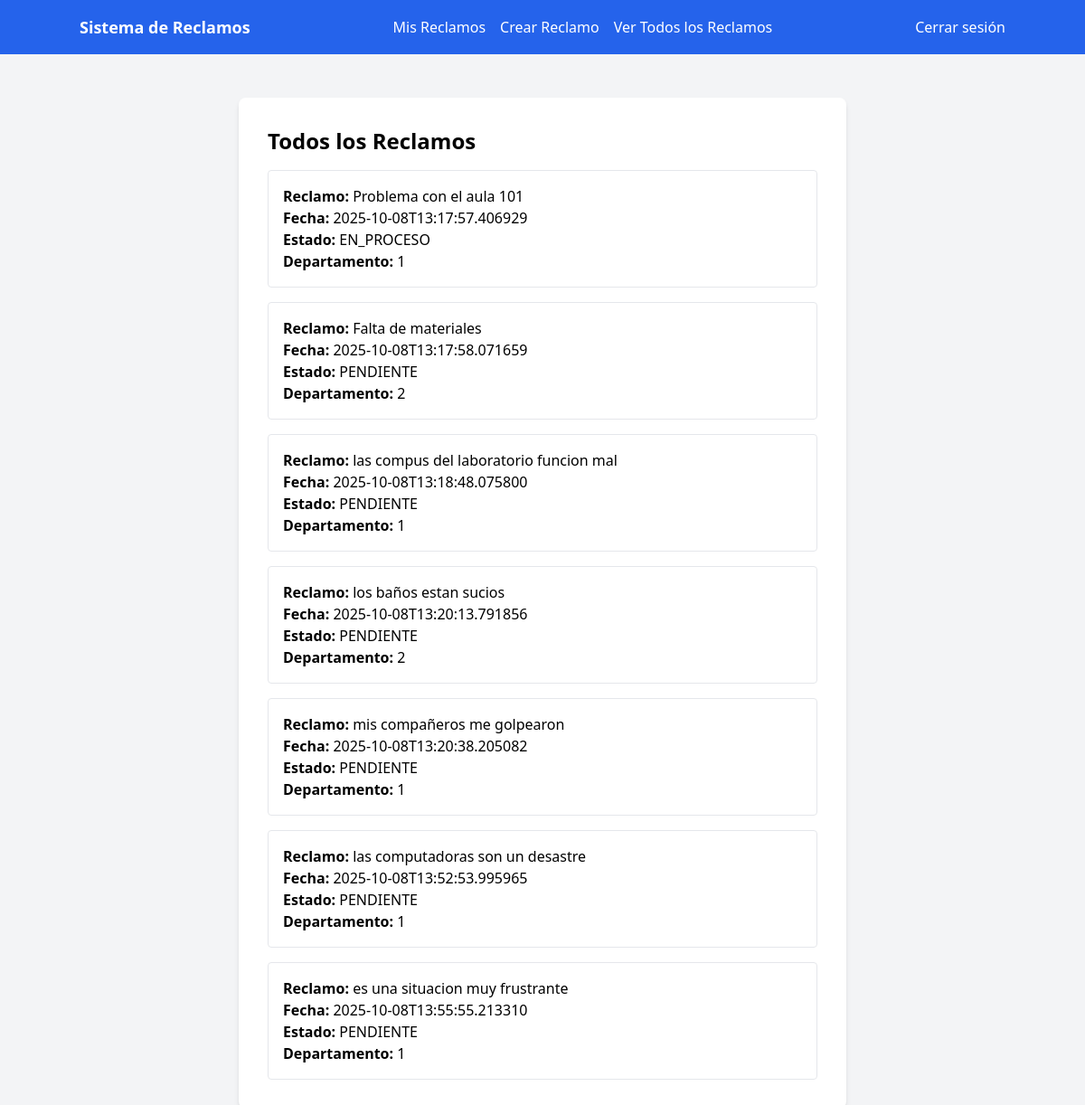
The page /todos_los_reclamos on the database as committed earlier.
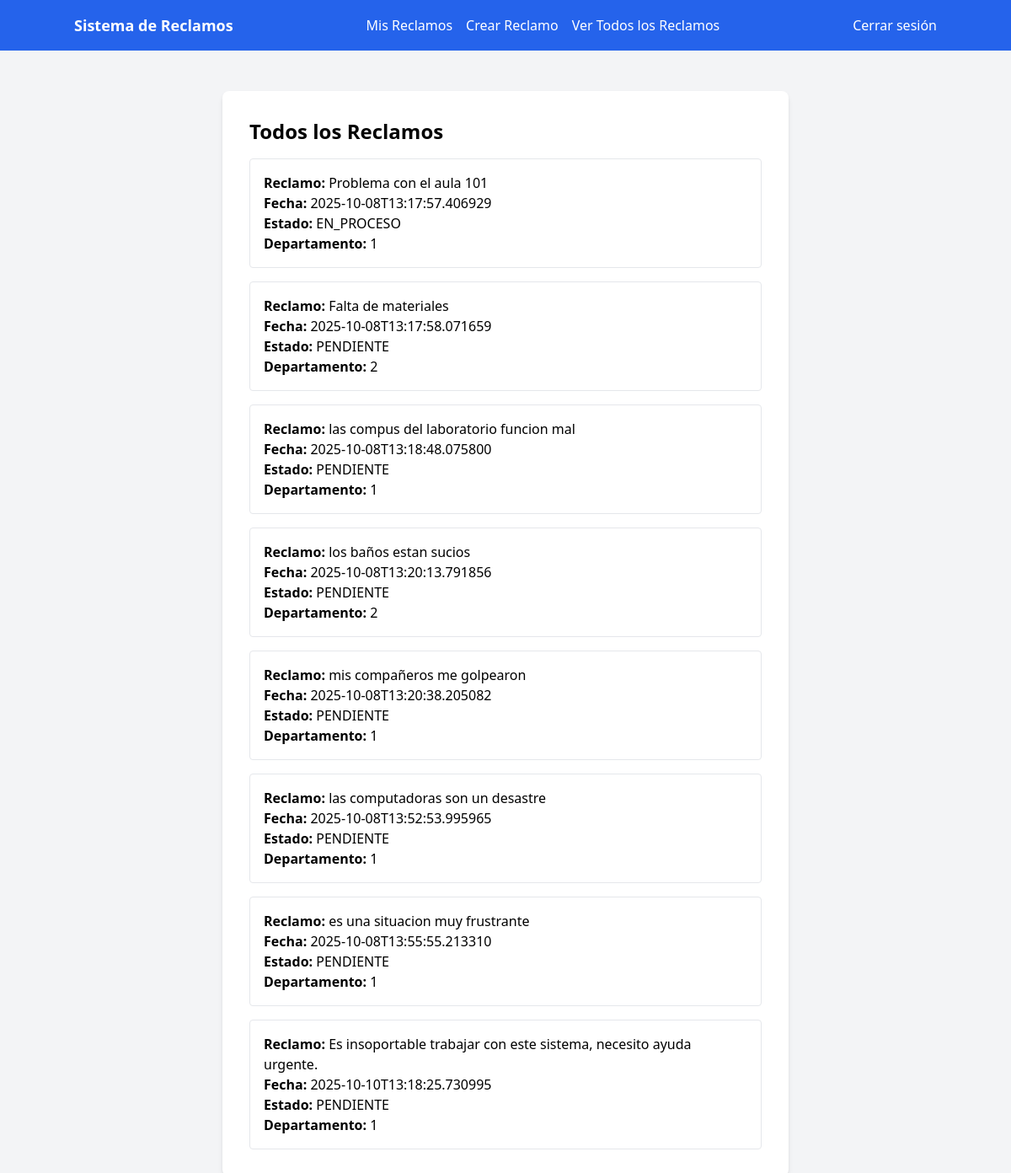
The same page on the database as committed later.
### modules/modelos/reclamoModel.py (models this page shows)
class ReclamoModel(Base):
    __tablename__ = 'reclamos'
    id = Column(Integer, primary_key=True, autoincrement=True)
    usuario_id = Column(Integer, ForeignKey('usuarios.id'), nullable=False, index=True)
    contenido = Column(String(1000), nullable=False)
    timestamp = Column(DateTime, nullable=False, default=func.now(), index=True)
    estado = Column(Enum(Estado), nullable=False, default=Estado.PENDIENTE)
    departamento_id = Column(Integer, ForeignKey('departamentos.id'), nullable=True, index=True)
    tiempo_resolucion = Column(Integer, nullable=True)
    usuario = relationship('UsuarioModel', back_populates='reclamos')
    departamento = relationship('DepartamentoModel', back_populates='reclamos')

### server.py (the view)
@app.route('/todos_los_reclamos')
def todos_los_reclamos():
    reclamos = gestor_reclamo.obtener_todos_los_reclamos()
    return render_template('todos_los_reclamos.html', reclamos=[r.to_dict() for r in reclamos])

### modules/dominio/reclamo.py (called while the page is built)
    def asignar_creador(self, creador):
        if self._creador is not None:
            raise ValueError("Creador ya asignado")
        if creador.id != self.usuario_id:
            raise ValueError("El usuario no coincide con el creador del reclamo")
        self._creador = creador

    def agregar_adherente(self, adherente):
        if adherente.id == self.usuario_id:
            raise ValueError("El creador no puede ser adherente")
        if any(a.id == adherente.id for a in self._adherentes):
            raise ValueError("Adherente ya agregado")
        self._adherentes.append(adherente)

    def to_dict(self):
        return {
            "id": self.id,
            "contenido": self.contenido,
            "timestamp": self.timestamp.isoformat() if self.timestamp else None,
            "estado": self.estado.name if hasattr(self.estado, 'name') else self.estado,
            "departamento_id": self.departamento_id,
        }

### modules/dominio/usuario.py (called while the page is built)
    def agregar_reclamo_creado(self, reclamo: 'ReclamoDominio'):
        if reclamo.usuario_id != self.id:
            raise ValueError("El reclamo no fue creado por este usuario")
        if any(r.id == reclamo.id for r in self._reclamos_creados):
            raise ValueError("Reclamo ya agregado")
        self._reclamos_creados.append(reclamo)

    def agregar_reclamo_adherido(self, reclamo: 'ReclamoDominio'):
        if reclamo.usuario_id == self.id:
            raise ValueError("No se puede adherir a un reclamo propio")
        if any(r.id == reclamo.id for r in self._reclamos_adheridos):
            raise ValueError("Ya adherido a este reclamo")
        self._reclamos_adheridos.append(reclamo)

### modules/gestores/gestor_reclamo.py (called while the page is built)
    def obtener_todos_los_reclamos(self) -> List[ReclamoDominio]:
        return self.reclamo_repositorio.obtener_todos_los_registros()

### modules/repositorioConcreto/reclamo_concreto.py (called while the page is built)
    def obtener_todos_los_registros(self):
        reclamos_modelos = self.__session.query(ReclamoModel).all()
        return [self.__modelo_to_dominio(u) for u in reclamos_modelos]

### templates/todos_los_reclamos.html (shortened to what this page needs)
{% extends 'base.html' %}
{% block content %}
    <div class="bg-white p-8 rounded-lg shadow-md w-full max-w-2xl mx-auto">
        <h1 class="text-2xl font-bold mb-4">Todos los Reclamos</h1>
        {% if reclamos %}
            <ul class="space-y-4">
                {% for reclamo in reclamos %}
                    <li class="border p-4 rounded">
                        <p><strong>Reclamo:</strong> {{ reclamo.contenido }}</p>
                        <p><strong>Fecha:</strong> {{ reclamo.timestamp }}</p>
                        <p><strong>Estado:</strong> {{ reclamo.estado }}</p>
                        <p><strong>Departamento:</strong> {{ reclamo.departamento_id }}</p>
                    </li>
                {% endfor %}
            </ul>
        {% else %}
            <p>No hay reclamos registrados en el sistema.</p>
        {% endif %}
    </div>
{% endblock %}

### templates/base.html (shortened to what this page needs)
<!DOCTYPE html>
<html lang="es">
<head>
    <script src="https://cdn.tailwindcss.com"></script>
</head>
<body class="bg-gray-100 min-h-screen">
    <nav class="bg-blue-600 p-4">
        <div class="container mx-auto flex items-center">
            <div class="text-white text-lg font-bold mr-8">Sistema de Reclamos</div>
            <div class="flex-1 flex justify-center space-x-4">
                <a href="{{ url_for('mis_reclamos') }}" class="text-white hover:underline">Mis Reclamos</a>
                <a href="{{ url_for('crear_reclamo') }}" class="text-white hover:underline">Crear Reclamo</a>
                <a href="{{ url_for('todos_los_reclamos') }}" class="text-white hover:underline">Ver Todos los Reclamos</a>
            </div>
            <div class="flex justify-end">
                <a href="{{ url_for('logout') }}" class="text-white hover:underline ml-8">Cerrar sesión</a>
            </div>
        </div>
    </nav>
    <div class="container mx-auto mt-8 p-4">
        {% block content %}
        {% endblock %}
    </div>
</body>
</html>

Rows that differ between the two databases and show on the page:
added ReclamoModel: contenido "Es insoportable trabajar con este sistema, necesito ayuda urgente.", timestamp "2025-10-10T13:18:25.730995", estado "PENDIENTE", departamento_id "1"
